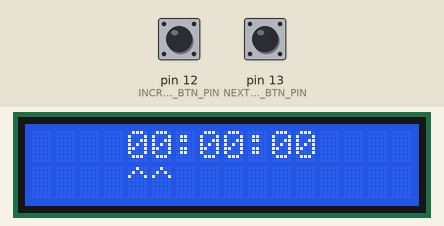
Bench run of a sketch on a simulated Arduino Uno, built with avr-gcc and run on an emulated ATmega328P. On the bench: 16×2 character LCD. The inputs (shaded band) are chosen by the test bench; at power-on: pin 13 (NEXT_PART_BTN_PIN) HIGH, pin 12 (INCREMENT_BTN_PIN) HIGH.

Above: at 0.8 s.
0.9 s: pin 13 (NEXT_PART_BTN_PIN) pulled LOW for 1 s
At 2.0 s:
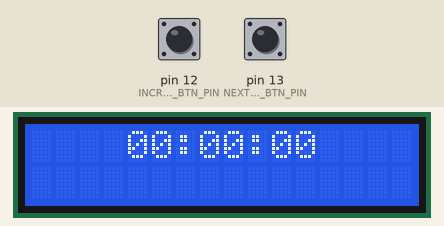
At 3.0 s:
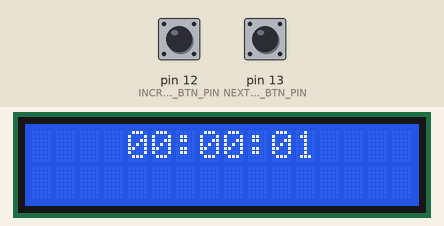
Timing chart, 0 to 4.5 s (numbered marks = the images above; inputs shaded):
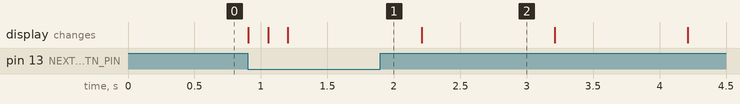

The sketch:

SimpleClock.ino
```cpp
#include <Arduino.h>
#include <LiquidCrystal_I2C.h>

void printPartOfClock(LiquidCrystal_I2C & lcd, uint8_t partOfClock) {
    if (partOfClock < 10) {
      lcd.print('0');
      lcd.print(partOfClock);
    }
    else
      lcd.print(partOfClock);
}

void playClock(LiquidCrystal_I2C & lcd, uint8_t & hour, uint8_t & min, uint8_t & sec)
{
  static unsigned long start = millis();
  unsigned long timeNow = millis();

  static const int ONE_SECOND = 1000;
  if (timeNow - start >= ONE_SECOND) {
    start += ONE_SECOND;

    sec++;
    if (sec >= 60) {
      sec = 0;
      min++;
    }

    if (min >= 60) {
      min = 0;
      hour++;
    }

    if (hour >= 24)
      hour = 0;

    // print clock
    lcd.setCursor(4, 0);
    printPartOfClock(lcd, hour);
    lcd.print(':');
    printPartOfClock(lcd, min);
    lcd.print(':');
    printPartOfClock(lcd, sec);
  }
}

bool readButton(uint8_t btnPin, unsigned long & lastPressTime, unsigned long debounceDelay = 150) {
    uint8_t reading = digitalRead(btnPin);

    if (reading == LOW && millis() - lastPressTime > debounceDelay) {
        lastPressTime = millis();
        return true;  // button was pressed once
    }
    return false;  // no new press
}

void splitNumberToBuffer(uint8_t number, char buffer[]) {
  buffer[0] = '0' + (number / 10);
  buffer[1] = '0' + (number % 10);
}

uint8_t parseUInt8(char buffer[]) {
  return (buffer[0] - '0') * 10 + (buffer[1] - '0');
}

int main()
{
  init();
  Serial.begin(9600);

  const uint8_t INCREMENT_BTN_PIN = 12;
  const uint8_t NEXT_PART_BTN_PIN = 13;

  // setup buttons
  pinMode(INCREMENT_BTN_PIN, INPUT_PULLUP);
  pinMode(NEXT_PART_BTN_PIN, INPUT_PULLUP);

  // setup lcd display
  LiquidCrystal_I2C lcd(0x27, 16, 2);
  lcd.init();
  lcd.backlight();

  // the 3 positions we are going to print at
  const uint8_t printPositions[3] = {4, 7, 10};

  // print the initial state of the clock
  lcd.setCursor(printPositions[0], 0);
  lcd.print("00:00:00");

  // print the initial state of the indicator
  lcd.setCursor(printPositions[0], 1);
  lcd.print("^^");

  // the clock -> 00:00:00
  char clock[3][2] = {
    {'0', '0'},
    {'0', '0'},
    {'0', '0'},
  };

  // variables for debounce
  unsigned long lastIncrementTime = 0;
  unsigned long lastNextPartTraversalTime = 0;

  uint8_t clockIdx = 0; // 0 -> hours, 1 -> minutes, 2 -> seconds
  int hours = 0, minutes = 0, seconds = 0;

  while (true) {
    bool incrementBtnReading = readButton(INCREMENT_BTN_PIN, lastIncrementTime);
    bool nextPartPressed = readButton(NEXT_PART_BTN_PIN, lastNextPartTraversalTime);

    // btn increment was pressed
    if (incrementBtnReading) {
      switch (clockIdx) {
        case 0:
          hours = (hours + 1) % 24;
          splitNumberToBuffer(hours, clock[0]);
          break;
        case 1:
          minutes = (minutes + 1) % 60;
          splitNumberToBuffer(minutes, clock[1]);
          break;
        case 2:
          seconds = (seconds + 1) % 60;
          splitNumberToBuffer(seconds, clock[2]);
          break;
      }
      // print the new state of the numbers
      lcd.setCursor(printPositions[clockIdx], 0);
      lcd.print(clock[clockIdx][0]); // print tens
      lcd.print(clock[clockIdx][1]); // print ones
    }

    // btn next part was pressed
    if (nextPartPressed) {
      // erase previous indicator
      lcd.setCursor(printPositions[clockIdx], 1);
      lcd.print("  ");

      // move to next part
      clockIdx = (clockIdx + 1) % 3;

      // break the loop if the user finished editing the seconds
      if (clockIdx == 0)
        break;

      // print the new indicator
      lcd.setCursor(printPositions[clockIdx], 1);
      lcd.print("^^");
    }
  }

  uint8_t hour = parseUInt8(clock[0]);
  uint8_t minute = parseUInt8(clock[1]);
  uint8_t second = parseUInt8(clock[2]);

  while (true) {
    playClock(lcd, hour, minute, second);
  }

  return 0;
}
```

Measured:
- after the input at 0.9 s, the display: first changes at once (image 1 shows a later state)
- what the display in image 2 shows lasts 1.0 s, from 2.2 s to 3.2 s
